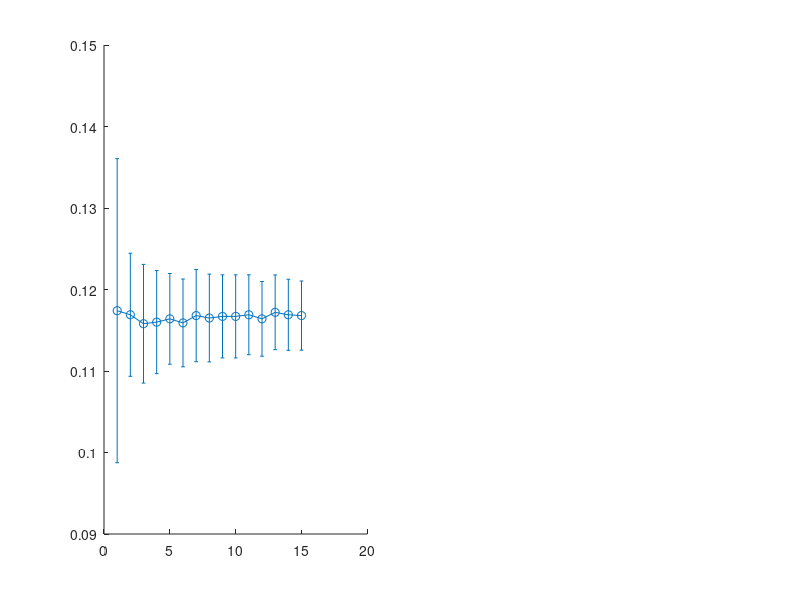

This figure's MATLAB source: (Note: this script raises an error after producing the figure.)
% plot_2k_prediction.m
% Plot mean and variance for K=1..15 using provided results
% with a predicted value for K=15.

clear; close all; clc;

K = 1:15;
mean_vals = [0.1174, 0.1169, 0.1158, 0.1160, 0.1164, 0.1159, 0.1168, 0.1165, 0.1167, 0.1167, 0.1169, 0.1164, 0.1172, 0.1169, 0.1168]; % predicted K=15 -> 0.1168
var_vals  = [0.000348, 0.000057, 0.000053, 0.000040, 0.000031, 0.000029, 0.000032, 0.000029, 0.000026, 0.000026, 0.000024, 0.000021, 0.000021, 0.000019, 0.000018]; % predicted K=15 -> 1.8e-05

std_vals = sqrt(var_vals);

% Create figure with two subplots
fig = figure('Color','w','Position',[100 100 1000 420]);

subplot(1,2,1);
errorbar(K, mean_vals, std_vals, 'o-','LineWidth',1.4,'MarkerSize',6);
xlabel('Aantal vouwen K');
ylabel('Gemiddelde CV-fout (mean)');
title('Gemiddelde CV-fout');
grid on;
xticks(K);

subplot(1,2,2);
plot(K, var_vals, 's-','LineWidth',1.4,'MarkerSize',6);
xlabel('Aantal vouwen K');
ylabel('Varianties van CV-fout');
title('Varianties per K (sample variance over shuffles)');
grid on;
xticks(K);

outDir = fullfile(pwd, 'Figuren');
if ~exist(outDir, 'dir')
    mkdir(outDir);
end

saveas(fig, fullfile(outDir, 'opgave2k_predicted.png'));
saveas(fig, fullfile(outDir, 'opgave2k_predicted.eps'), 'epsc');

fprintf('Voorspelde voor K=15: mean=%.4f, var=%.6f\n', mean_vals(end), var_vals(end));
